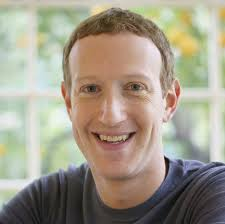
#> input picture images/Mark Zuckerberg/55.jpeg, 225 x 224 px; its folder holds only this picture in this run
$ python 'training and testing.py'
#> lines starting #> are read from the running program, lines starting #| are printed output that depends on the picture
import os
import cv2
import pickle
import glob
from PIL import  Image
from numpy import asarray

face_cascade = cv2.CascadeClassifier('cascade/haarcascade_frontalface_default.xml')
face_recognizer = cv2.face.LBPHFaceRecognizer_create()

BASE_DIR = os.path.dirname(os.path.abspath(__file__))
image_dir = os.path.join(BASE_DIR, "images")

current_id = 0
labels_names = {}

# List to hold all subject faces and labels
x_train = []
y_train = []

# Get directories containing images
image_files = glob.glob(os.path.join(image_dir, '**', '*.jp*g'), recursive=True)

for path in image_files:
    label = os.path.basename(os.path.dirname(path))

    if label not in labels_names:
        labels_names[label] = current_id
        current_id += 1

    person_identity = labels_names[label]
    pil_image    = Image.open(path).convert('L')#CONVERTING TO GRAYSCALE USING PILLOW
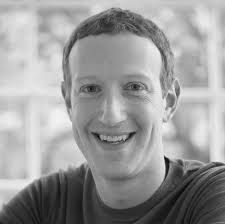
#> pil_image: PIL image 225x224 L; min 5, max 246, mean 154.4

    data = asarray(pil_image)
    # Detect faces in the image
    faces = face_cascade.detectMultiScale(data, scaleFactor=1.1, minNeighbors=9)
#> faces = [[51, 43, 125, 125]]

    for (x, y, w, h) in faces:
        roi = data[y:y + h, x:x + w]
        x_train.append(roi)
        y_train.append(person_identity)
#> this loop made 1 pass
#> pass 1, `roi = data[y:y + h, x:x + w]`:
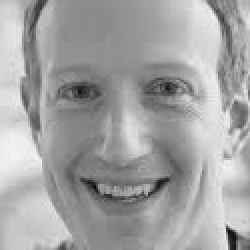
#> roi: shape (125, 125) (shown 2 times larger); min 5, max 246, mean 163
#> after the loop, x_train = 1 item; y_train = [0]
#> pass 2 of the loop `for path in image_files:`:
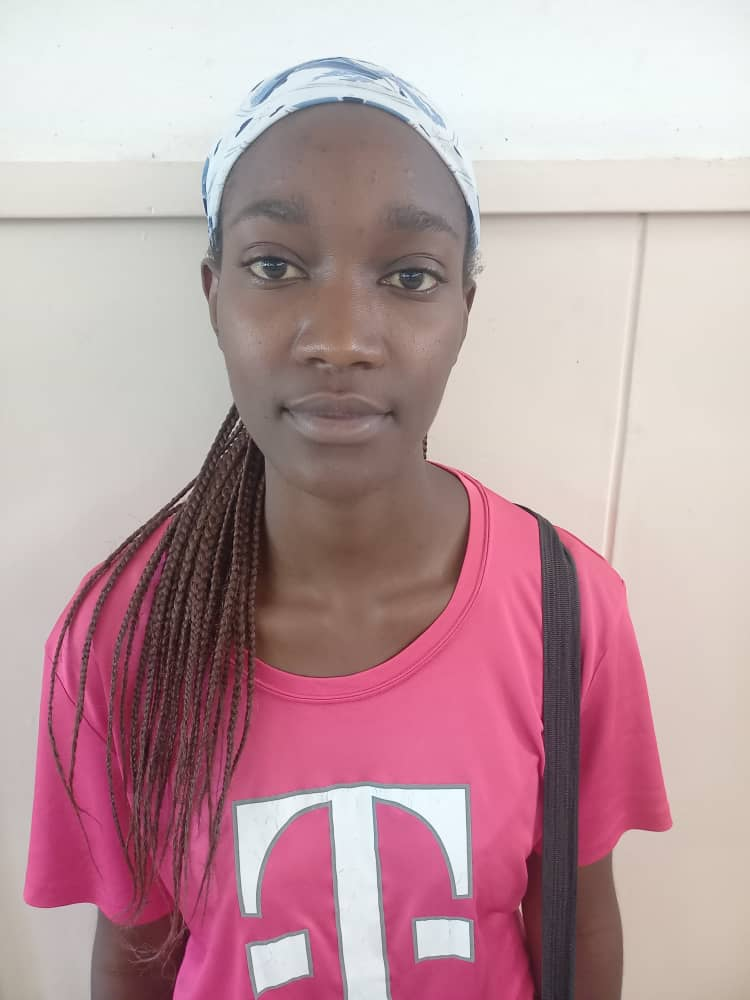
#> input picture images/caitlyn muswizu/IMG-20230420-WA0002.jpg, 750 x 1000 px
#> `pil_image    = Image.open(path).convert('L')#CONVERTING TO GRAYSCALE U..`:
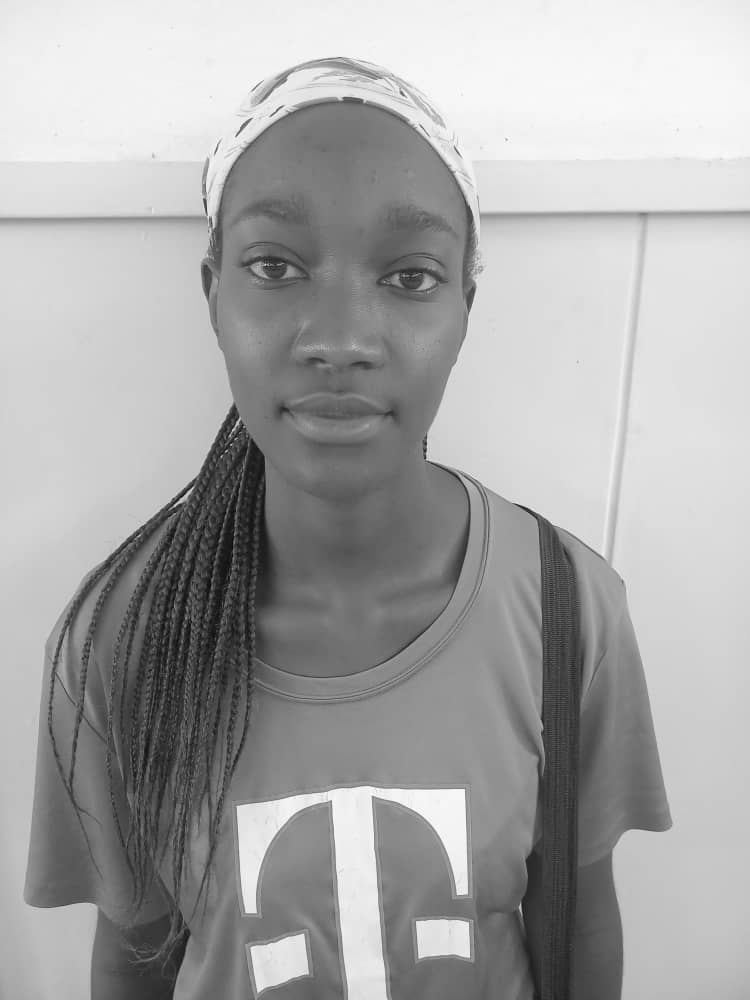
#> pil_image: PIL image 750x1000 L; min 5, max 254, mean 166.8
#> faces = [[180, 149, 328, 328]]
#> the loop `for (x, y, w, h) in faces:` made 1 pass
#> pass 1, `roi = data[y:y + h, x:x + w]`:
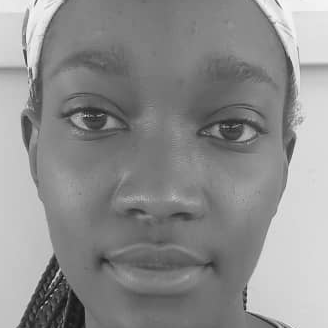
#> roi: shape (328, 328); min 14, max 253, mean 141.5
#> after the loop `for (x, y, w, h) in faces:`: x_train = 2 items; y_train = [0, 1]
#> pass 3 of the loop `for path in image_files:`:
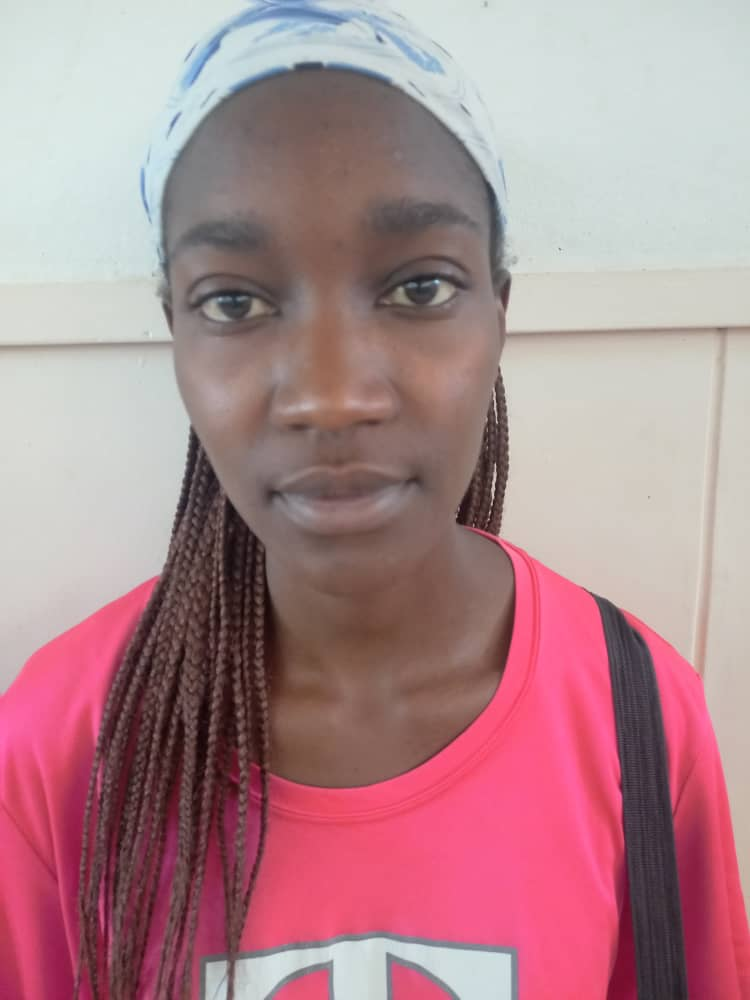
#> input picture images/caitlyn muswizu/IMG-20230420-WA0003.jpg, 750 x 1000 px
#> `pil_image    = Image.open(path).convert('L')#CONVERTING TO GRAYSCALE U..`:
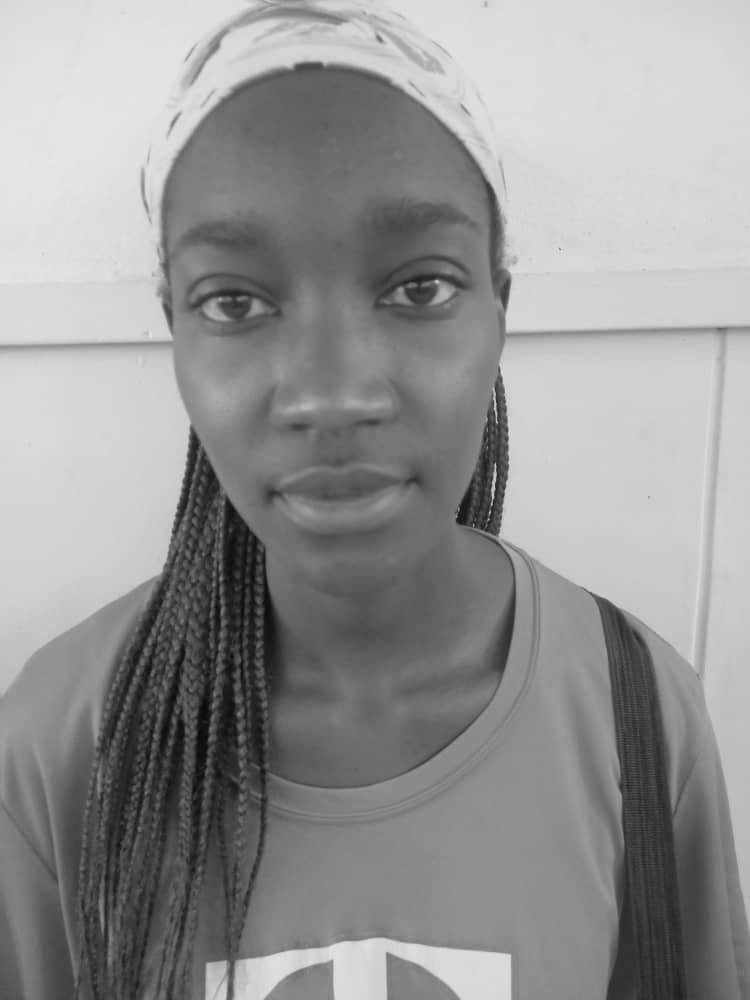
#> pil_image: PIL image 750x1000 L; min 6, max 232, mean 148.6
#> faces = [[117, 148, 422, 422]]
#> the loop `for (x, y, w, h) in faces:` made 1 pass
#> pass 1, `roi = data[y:y + h, x:x + w]`:
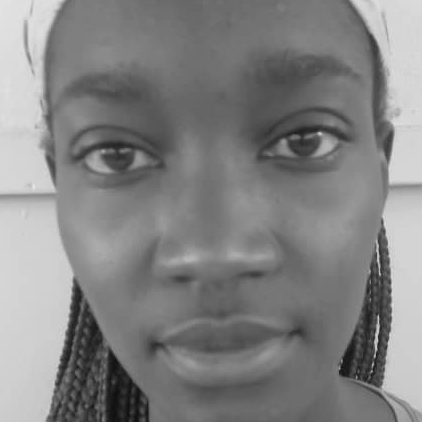
#> roi: shape (422, 422); min 11, max 229, mean 131.2
#> after the loop `for (x, y, w, h) in faces:`: x_train = 3 items; y_train = [0, 1, 1]
#> the loop made 4 passes; the first 3 are shown

# Save labels to a pickle file
with open("labels.pickle", "wb") as f:
    pickle.dump(labels_names, f)

# Train the face recognizer
y_labels = asarray(y_train)
face_recognizer.train(x_train, y_labels)

# Save the trained recognizer
face_recognizer.save("trainer.yml")
